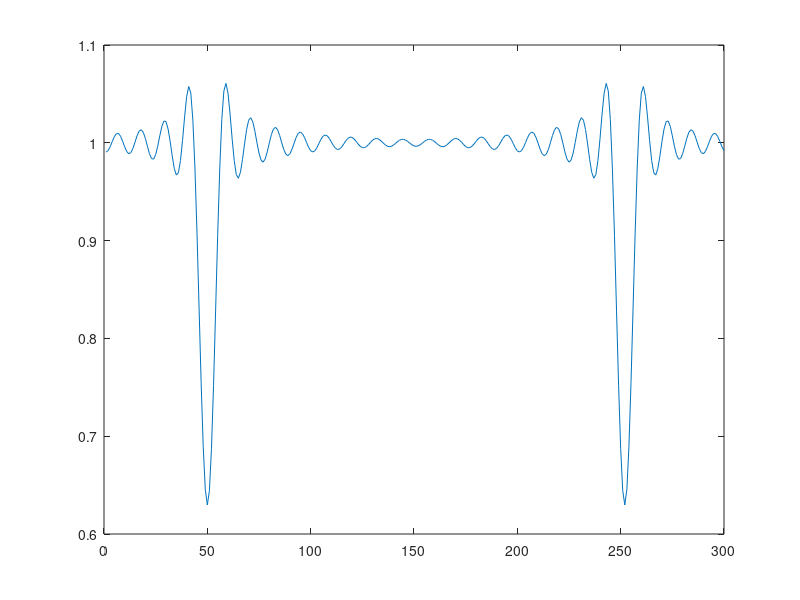

Source code (MATLAB):
#! /usr/bin/octave -qf
1;
clear all;

function [ret] = FIR(orden, ventana)

    # Muestreo la frecuencia deseada

    fm = 300;

    f_ruido = 50;
    delta_ruido = 2;
    rechazo = f_ruido - delta_ruido : f_ruido + delta_ruido;

    resp_frec = ones(1, fm);    
    resp_frec(rechazo) = 0;
    
    # Tomo la IFFT
    
    antitransformada = ifftshift(real(ifft(resp_frec)));    
    
    # Tomo la N+1 muestras centrales   
    
    antitransformada = antitransformada .* ventana';
    
    medio = floor(length(antitransformada) / 2);
    
    delta_orden = floor(orden/2);
    rango_central = medio - delta_orden : medio + delta_orden;

    tomar_central = antitransformada(rango_central);    
    tomar_central = [ zeros(1, medio - delta_orden - 1) tomar_central zeros(1, medio - delta_orden)];
    
    ret = tomar_central;      
    
    ret = fft(ret);

endfunction

# Tamano de ventana en muestras (Tm * msec)
ret = FIR(50, blackman(300));

plot(abs(ret));
